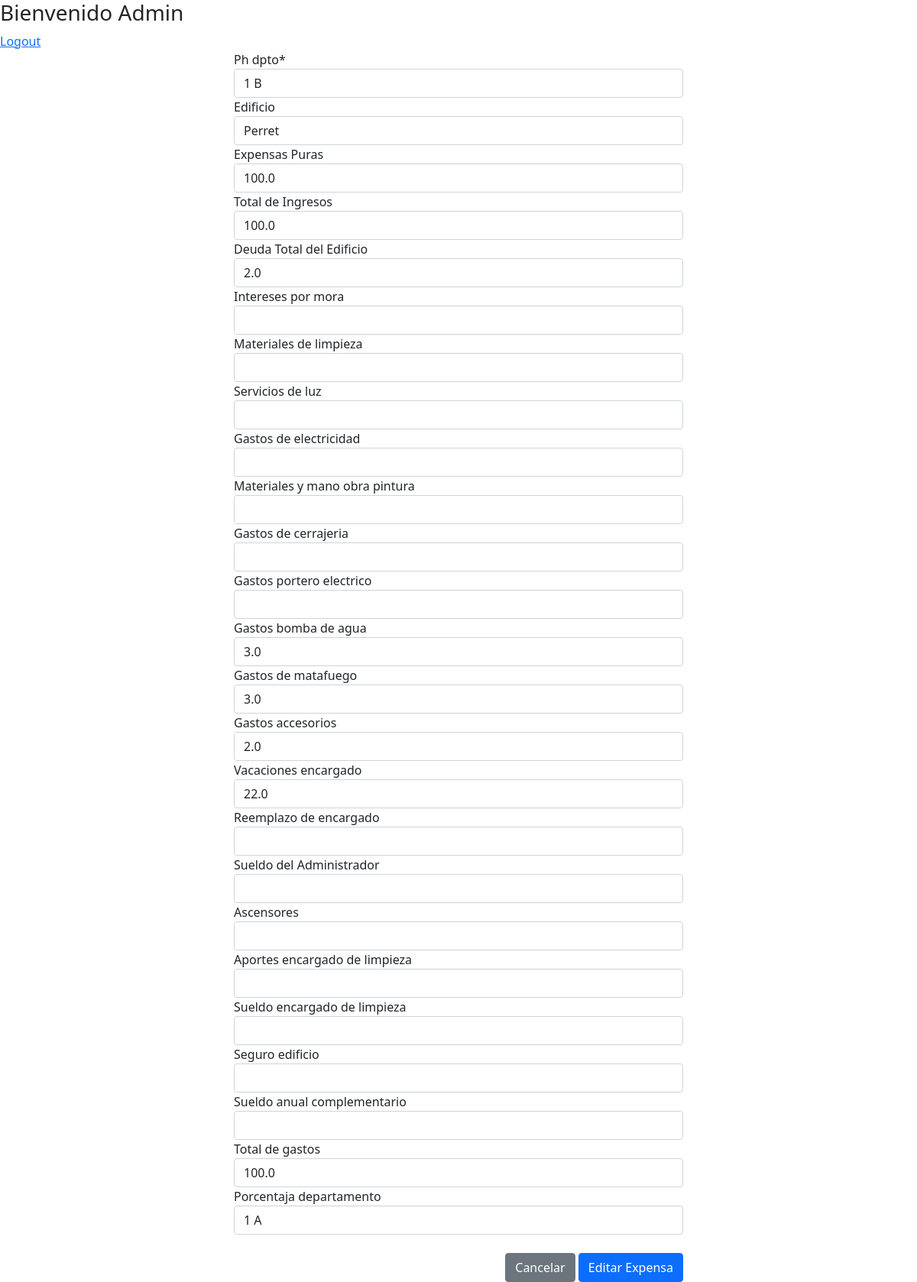
Screenshot of /expensa/editar_expensa/1/ (signed in) with the database file from the repository.
### Expensas/models.py (models this page shows, shortened)
class Expensas(models.Model):
    ph_dpto = models.ForeignKey(Departamento,on_delete=models.CASCADE,related_name="PH")
    edificio_expensa= models.ForeignKey(Edificio,on_delete=models.CASCADE,verbose_name="Edificio",blank = True, null = True)
    expensas_puras = models.FloatField(verbose_name="Expensas Puras",blank = True, null = True)
    total_ingresos = models.FloatField(verbose_name="Total ingresos",blank = True, null = True)
    deuda_totales = models.FloatField(verbose_name="Total Adeudado",blank = True, null = True, default=None)
    intereses_mora = models.FloatField(verbose_name="Intereses por Mora",blank = True, null = True)
    materiales_limpieza = models.FloatField(verbose_name="materiales de limpieza",blank = True, null = True)
    servicios_luz= models.FloatField(verbose_name="servicios electricidad",blank = True, null = True)
    gastos_electricidad=models.FloatField(verbose_name="materiales y mano obra electricidad",blank = True, null = True)
    gastos_pintura=models.FloatField(verbose_name="materiales y mano obra pintura",blank = True, null = True)
    gastos_cerrajeria=models.FloatField(verbose_name=" materiales y mano de obra cerrajeria",blank = True, null = True)
    gastos_portero_electrico=models.FloatField(verbose_name="service portero electrico",blank = True, null = True)
    gastos_bomba_agua=models.FloatField(verbose_name="service bombas de agua",blank = True, null = True)
    gastos_matafuegos=models.FloatField(verbose_name=" recarga matafuegos",blank = True, null = True)
    gastos_accesorios=models.FloatField(verbose_name=" gastos accesorios",blank = True, null = True)
    vacaciones_encargado =models.FloatField(verbose_name=" vacaciones encargado",blank = True, null = True)
    reemplazo_encargado=models.FloatField(verbose_name=" reemplazo encargado",blank = True, null = True)
    sueldo_administrador = models.FloatField(verbose_name="Sueldo Administrador",blank = True, null = True)
    ascensores = models.FloatField(verbose_name="Gasto Ascensores",blank = True, null = True)
    aportes_encargado_limpieza = models.FloatField(verbose_name="Aportes Encargado Limpieza",blank = True, null = True)
    sueldo_encargado_limpieza = models.FloatField(verbose_name="Sueldo Encargado Limpieza",blank = True, null = True)
    seguro_edificio = models.FloatField(verbose_name="Seguro Edificio",blank = True, null = True)
    sueldo_anual_complementario = models.FloatField(verbose_name="Sueldo Anual Complementario",blank = True, null = True)
    total_gastos = models.FloatField(verbose_name="Total de Gastos (Egreso) ",blank = True, null = True, default=0)
    create_date = models.DateTimeField(auto_now=True,verbose_name="Fecha Creacion")
    porcentaja_departamento = models.ForeignKey(Departamento,on_delete=models.CASCADE,blank = True, null = True)
    class Meta:
        verbose_name = "Expensas"
        verbose_name_plural = "Expensas"

### Expensas/views.py (the view)
# urls.py: path('editar_expensa/<int:pk>/',login_required(ExpensasUpdateView.as_view()),name = 'editar_expensa'),
class ExpensasUpdateView(UpdateView):
    model = Expensas
    form_class = ExpensasForm
    template_name ="editar_expensa.html"
    success_url = reverse_lazy('listar_expensa')

### Administracion/models.py (called while the page is built)
    def __str__(self):
        return self.nombre

    def __str__(self):
        return self.ph

### Expensas/templates/editar_expensa.html
{% extends 'base.html' %} {% block content %} {% load crispy_forms_tags %}
<div class="row">
    <div class="col-12 col-md-6  offset-md-3">
        <form method="POST" autocomplete=off class="" action="">
            {% csrf_token %} {{form | crispy}}
            <br>
            <div class="d-flex justify-content-end">
                <input type="reset" value="Cancelar" class="btn btn-secondary"> &nbsp;
                <button type="submit" id="btnEnviar" class="btn btn-primary">Editar Expensa</button>
            </div>
        </form>
    </div>
</div>
{% endblock %}

### rows the page displays
Expensas: ph_dpto "1 B", edificio_expensa "Perret", expensas_puras "100.0", total_ingresos "100.0", deuda_totales "2.0", gastos_bomba_agua "3.0", gastos_matafuegos "3.0", gastos_accesorios "2.0", vacaciones_encargado "22.0", total_gastos "100.0", porcentaja_departamento "1 A"
